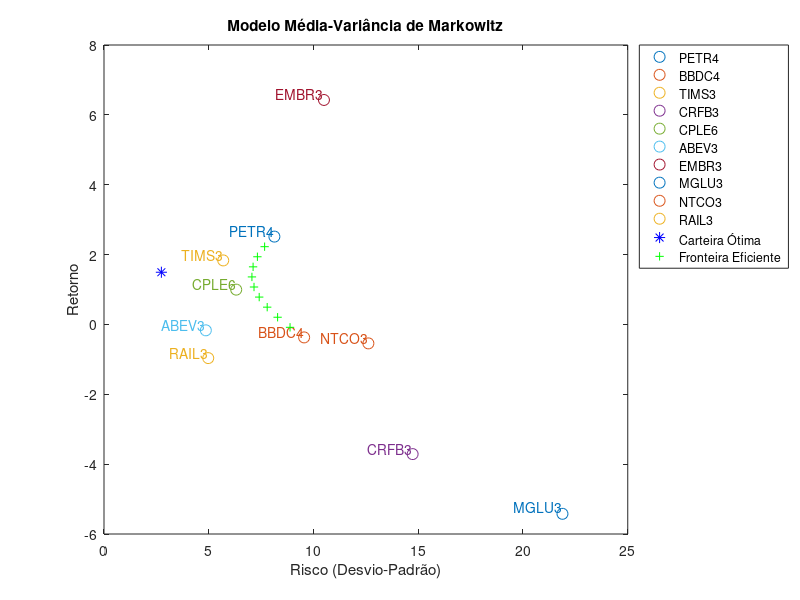

The MATLAB script that drew this image:
clc;  % Limpa a tela
clear all;  % Limpa as variáveis da workspace
close all;  % Fecha gráficos abertos

% Nomes dos ativos
ativos = {"PETR4", "BBDC4", "TIMS3", "CRFB3", "CPLE6", "ABEV3", "EMBR3", "MGLU3", "NTCO3", "RAIL3"};

% Matriz de retornos fornecida
X = [
    2.28, 4.22, -5.82, -24.54, -2.85, -1.91, 4.19, -0.31, 4.20, -4.25;
    -8.53, -5.90, 5.57, 3.12, -2.30, 1.71, 2.43, -20.23, 3.69, -8.47;
    8.25, 25.67, 1.44, -3.13, 3.37, 11.05, 6.89, 9.85, -9.24, -1.35;
    -1.70, 0.40, 10.14, 2.66, 8.49, 1.49, 21.19, -8.13, -3.93, 6.90;
    0.90, 0.90, 0.89, -9.07, 2.42, -1.30, -0.22, -2.74, 4.65, 5.12;
    -6.48, -9.31, -9.90, -11.19, -0.11, -4.86, 8.64, -8.90, -10.49, -1.79;
    15.49, -1.74, 1.87, -18.05, -5.05, -2.72, 0.12, -24.44, -7.06, -9.43;
    -15.42, 0.15, -5.61, 16.14, 0.89, -0.72, 36.35, -15.49, 9.44, -2.46;
    -0.77, -10.42, 4.79, -16.39, -2.22, -3.82, 7.24, 2.07, 1.94, -1.47;
    8.62, -10.18, -3.29, 9.79, 9.51, -4.73, 4.14, -2.78, -5.27, 0.48;
    3.70, 5.04, 4.00, 26.42, 12.75, 5.53, 22.23, 6.93, 2.43, 0.22;
    3.37, 16.30, 13.65, 0.79, -2.73, 6.45, 2.15, 51.88, 29.33, 2.64;
    0.29, -2.17, 1.88, -13.26, 3.46, -1.91, -11.65, -37.26, -12.43, -2.23;
    8.45, -4.35, 3.33, -25.22, 3.59, -5.27, -0.16, -23.19, -4.08, 2.10;
    2.67, -10.26, 0.49, 22.50, 0.84, -6.86, -2.52, -17.61, -16.91, -3.83;
    5.35, 1.28, -1.92, 19.14, 11.73, -3.57, -2.06, -0.59, 9.14, 4.68;
    20.46, 7.47, 5.59, -11.91, -7.48, 6.94, -6.59, -11.32, 20.52, 6.63;
    10.21, 12.14, 2.61, -18.24, -9.27, 7.02, 14.26, -7.80, -13.84, 4.96;
    12.95, 5.32, 14.23, -7.88, -1.56, -1.19, 1.47, 0.91, -16.21, 4.87;
    -7.09, 0.84, 2.61, -18.24, -9.27, 7.02, 14.26, -19.65, -0.85, -4.37;
    -3.18, -6.58, 3.99, 11.30, -1.77, -1.98, 5.61, -19.65, -0.85, -4.37;
    6.41, -3.61, -4.92, -7.00, -2.10, -5.92, 22.10, 61.68, 25.32, -1.24;
    -8.10, -2.64, -3.15, -17.93, 13.57, -3.99, 5.61, -19.65, -0.85, -4.37;
    2.22, -21.48, 1.52, 1.10, 0.00, -0.50, -1.45, -23.71, -21.67, -12.10
];

Q = cov(X, 1);  % Matriz de covariância dos retornos
[m, n] = size(X);  % Número de períodos de retorno e número de ativos
X0 = zeros(n, 1);  % Vetor inicial de zeros

% Resolvendo o problema de otimização quadrática para encontrar a carteira ótima
[Car_ot, Sc, lambda] = qp(X0, 2*Q, [], ones(1, n), 1, zeros(n, 1), []);

% Cálculos para o retorno e risco dos ativos
Rma = mean(X);  % Retorno médio dos ativos
Sa = sqrt(diag(Q));  % Risco (desvio-padrão) dos ativos
Rc = Rma * Car_ot;  % Retorno da carteira ótima

% Cálculo das porcentagens de cada ativo na carteira ótima
porcentagens = Car_ot * 100;  % Multiplica por 100 para obter porcentagens

% Exibindo as porcentagens de alocação de cada ativo
disp('Porcentagens de investimento em cada ativo na carteira ótima:');
for i = 1:n
    fprintf('%s: %.2f%%\n', ativos{i}, porcentagens(i));
end

% Cores para cada ativo
cores = lines(n);  % Utiliza uma paleta de cores pré-definida para distinguir os ativos

% Plotando os retornos e riscos dos ativos individuais
for i = 1:n
    plot(Sa(i), Rma(i), 'o', 'Color', cores(i, :), 'MarkerSize', 8);  % Plota cada ativo com uma cor diferente
    hold on;
    text(Sa(i), Rma(i), ativos{i}, 'VerticalAlignment', 'bottom', 'HorizontalAlignment', 'right', 'Color', cores(i, :));  % Coloca o nome do ativo na mesma cor
end

% Plotando a carteira ótima em azul
plot(sqrt(Sc), Rc, 'b*', 'DisplayName', 'Carteira Ótima', 'MarkerSize', 8);

% Plotando a fronteira eficiente em verde
k = 0.9;
while k >= 0.1
    Ck = k * Rma(1) + (1 - k) * Rma(2);  % Retorno de uma carteira com pesos k e (1-k)
    Sk = sqrt(k^2 * Q(1, 1) + (1 - k)^2 * Q(2, 2) + 2 * k * (1 - k) * Q(1, 2));  % Risco da carteira
    plot(Sk, Ck, 'g+', 'DisplayName', 'Fronteira Eficiente');  % Plota a fronteira eficiente em verde
    k = k - 0.1;
end

% Legenda e título
legend([ativos, {'Carteira Ótima', 'Fronteira Eficiente'}], 'Location', 'bestoutside');
title('Modelo Média-Variância de Markowitz');
xlabel('Risco (Desvio-Padrão)');
ylabel('Retorno');
hold off;
